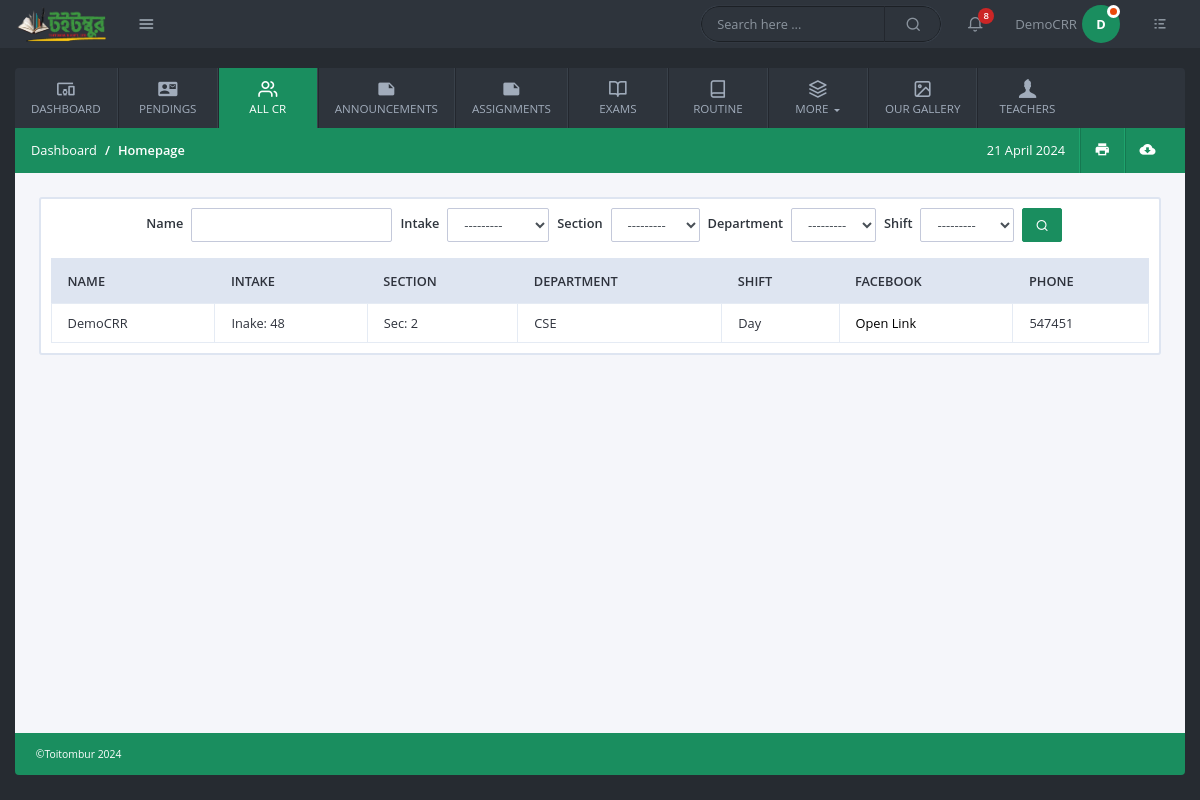
Page /all-cr-of-each-intakes/ (signed in) on the committed database.
### users/models.py (models this page shows, shortened)
class User(AbstractBaseUser, PermissionsMixin):
    email = models. EmailField (unique=True, null=False)
    is_staff = models.BooleanField(
        gettext_lazy('I am staff'),
        default=False,
    help_text = gettext_lazy('If the user is admin stuff of this site then can see admin panel')
    )
    is_active = models.BooleanField(
        gettext_lazy('account active'),
        default=True,
        help_text=gettext_lazy('A user should be treated as active. Admin can unselect this instead of deleting accounts')
    )
    ROLE_CHOICES = (
        ('admin', 'admin'),
        ('student', 'student'),
        ('teacher', 'teacher'),
        ('cr', 'cr'),
    )
    role = models.CharField(
        max_length=20,
        choices=ROLE_CHOICES,
        default='admin',
    )
    USERNAME_FIELD = 'email'
    objects = MyCustomManager()

class CommonBaseModel(models.Model):
    uid = models.UUIDField(primary_key=True, default= uuid.uuid4, editable=False)
    created_at = models.DateTimeField(auto_now_add=True)
    updated_at = models.DateTimeField(auto_now=True)
    class Meta:
        abstract = True

class Profile(CommonBaseModel):
    user = models.OneToOneField(User, on_delete=models.CASCADE, related_name='profile')
    is_approved = models.BooleanField(default=False)
    details_filled = models.BooleanField(default=False)

class CommonProfileModel(models.Model):
    uid = models.UUIDField(primary_key=True, default= uuid.uuid4, editable=False)
    account = models.OneToOneField(Profile, on_delete=models.CASCADE)
    created_at = models.DateTimeField(auto_now_add=True)
    updated_at = models.DateTimeField(auto_now=True)
    personal_id = models.CharField(unique=True, max_length=150)
    gender = models.CharField( max_length=50, choices=GENDERS, blank=True,null=True)
    image = models.FileField(upload_to="Profile_Pictures", null=True, blank=True)
    class Meta:
        abstract = True

class Student(CommonProfileModel):
    name = models.CharField(max_length=350)
    intake = models.ForeignKey(Intakes, on_delete=models.CASCADE)
    section = models.ForeignKey(Sections, on_delete=models.CASCADE)
    department = models.ForeignKey(Departments, on_delete=models.CASCADE)
    shift = models.CharField(max_length=50, choices= [("Day","day"), ("Evening", "evening")])
    is_class_cr = models.BooleanField(default=False)
    contact_number = models.PositiveIntegerField(null=True, blank=True)
    facebook_profile = models.CharField( max_length=500, null=True, blank=True)

class Sections(CommonBaseModel):
    name = models.CharField(max_length=50)
    section = models.PositiveIntegerField()
    def __str__(self):
        return f"Sec: {self.section}"

class Intakes(CommonBaseModel):
    intake = models.PositiveIntegerField()
    def __str__(self):
        return f"Inake: {self.intake}"

class Departments(CommonBaseModel):
    name = models.CharField(max_length=150)
    short_name = models.CharField(max_length=50)
    department_chairman_name = models.CharField(max_length=350)
    chairman_room = models.CharField(max_length=150, null=True, blank=True)
    def __str__(self):
        return self.short_name

### common/extra_code.py (the view)
        def warper_function(request, *args, **kwargs):
            profile = request.user.profile
            if profile.details_filled:
                if profile.is_approved:
                    if request.user.role in allowed_role:
                        return view_function(request, *args, **kwargs)
                    else:
                        return HttpResponse("WHO ARE YOU ? Not authorized person.")
                else:
                    return render(request,"pages/waiting.html")
            else:
                return redirect("last_step_of_register")

### common/extra_code.py (called while the page is built)
def allowed_users(allowed_role = []):
    def normal_function(view_function):
        def warper_function(request, *args, **kwargs):
            profile = request.user.profile
            if profile.details_filled:
                if profile.is_approved:
                    if request.user.role in allowed_role:
                        return view_function(request, *args, **kwargs)
                    else:
                        return HttpResponse("WHO ARE YOU ? Not authorized person.")
                else:
                    return render(request,"pages/waiting.html")
            else:
                return redirect("last_step_of_register")
        return warper_function
    return normal_function

### common/templatetags/custom_tags.py (called while the page is built)
@register.filter(name='add_class')
def add_class(value, arg):
    css_classes = value.field.widget.attrs.get('class', '')
    if css_classes:
        css_classes += ' ' + arg
    else:
        css_classes = arg
    value.field.widget.attrs['class'] = css_classes
    return value

### common/views.py (called while the page is built)
@login_required()
@allowed_users(allowed_role=['student', 'cr','admin','teacher'])
def all_cr(request):
    cr_students = Student.objects.filter(is_class_cr = True, account__user__role = 'cr')
    enable_filtering = StudentFilter(request.GET, queryset=cr_students)
    returning_object_with_filter = enable_filtering.qs
    context={
        "crs":returning_object_with_filter,
        "search_option":enable_filtering,
             }
    return render(request, "pages/all_cr.html",context)

### templates/pages/all_cr.html (shortened to what this page needs)
{% extends "base/base.html" %}
{% load static %}
{% load custom_tags %}
{% block content %}
<div class="table-container">
    <div class="row">
        <div class="col-sm-12 col-md-12 d-flex justify-content-center">
            <form class="d-flex flex-wrap align-items-center mb-2">
                {% for field in search_option.form %}
                <div class="form-group mb-2 me-2 d-flex align-items-center">
                    <label class="text-dark ml-2 mr-2">{{ field.label }} </label>
                    {{ field|add_class:"form-control" }}
                </div>
                {% endfor %}
                <button class="btn btn-primary mb-2 ml-2" type="submit"><i class="icon-search1"></i></button>
            </form>
        </div>
    </div>
    <div class="table-responsive">
        <table class="table custom-table m-0">
            <thead>
                <tr>
                    <th>Name</th>
                    <th>Intake</th>
                    <th>Section</th>
                    <th>Department</th>
                    <th>Shift</th>
                    <th>Facebook</th>
                    <th>Phone</th>
                </tr>
            </thead>
            <tbody>
                {% for student in crs %}
                <tr>
                    <td>{{student.name}}</td>
                    <td>{{student.intake}}</td>
                    <td>{{student.section}}</td>
                    <td>{{student.department}}</td>
                    <td>{{student.shift}}</td>
                    <td class="text-left"><a href="{{student.facebook_profile}}">Open Link</a></td>
                    <td class="text-left">{% if student.contact_number %}{{student.contact_number}}{% else %} --------- {% endif %}</td>
                </tr>
                {% endfor %}
            </tbody>
        </table>
    </div>
</div>
{% endblock content %}

### templates/base/base.html (shortened to what this page needs)
{% load static %}
<!doctype html>
<html lang="en">
	<head>
		<link rel="stylesheet" href="{% static "css/bootstrap.min.css" %}">
		<link rel="stylesheet" href="{% static "fonts/style.css" %}">
		<link rel="stylesheet" href="{% static "css/main.css" %}">
		<link rel="stylesheet" href="{% static "vendor/daterange/daterange.css" %}">
	</head>
	<body>
		<header class="header">
			<div class="logo-wrapper">
				<a href="{% url "homepage" %}" class="logo">
					<img src="{% static "img/toitombur.png" %}" alt="Dashboard" />
				</a>
				<a href="#" class="quick-links-btn" data-toggle="tooltip" data-placement="right" title="" data-original-title="Quick Links">
					<i class="icon-menu1"></i>
				</a>
			</div>
			<div class="header-items">
				<div class="custom-search">
					<input type="text" class="search-query" placeholder="Search here ...">
					<i class="icon-search1"></i>
				</div>
				<ul class="header-actions">
					<li class="dropdown">
						<a href="#" id="notifications" data-toggle="dropdown" aria-haspopup="true">
							<i class="icon-bell"></i>
							<span class="count-label">8</span>
						</a>
					</li>
					<li class="dropdown">
						<a href="#" id="userSettings" class="user-settings" data-toggle="dropdown" aria-haspopup="true">
							{% if user.role == "student" or user.role == "cr" %}
							<span class="user-name">{{user.profile.student.name}}</span>
							<span class="avatar"> {{ user.profile.student.name|slice:"0:1" }}<span class="status busy"></span></span>
							{% elif user.role == "teacher" %}
							<span class="user-name">{{user.profile.teacher.name}}</span>
							<span class="avatar"> {{ user.profile.teacher.name|slice:"0:1" }}<span class="status busy"></span></span>
							{% endif %}
						</a>
					</li>
					<li>
						<a href="#" class="quick-settings-btn" data-toggle="tooltip" data-placement="left" title="" data-original-title="Quick Settings">
							<i class="icon-list"></i>
						</a>
					</li>
				</ul>
			</div>
		</header>
		<div class="container-fluid">
			{% url "pendings" as p1x %}
			{% url "add_routine" as r1x %}
			<nav class="navbar navbar-expand-lg custom-navbar">
				<div class="collapse navbar-collapse" id="KamlaActiveNavbar">
					<ul class="navbar-nav">
						<li class="nav-item ">
							<a class="nav-link {% if request.path == '/' %}active-page{% endif %}" href="{% url "homepage" %}">
							  <i class="icon-devices_other nav-icon"></i>
							  Dashboard
							</a>
						  </li>
						  {% if user.role == 'admin' or user.role == 'cr' %}
						  <li class="nav-item">
							<a class="nav-link {% if request.path == p1x %}active-page{% endif %}" href="{% url "pendings" %}">
							  <i class="icon-contact_mail nav-icon"></i>
							  Pendings
							</a>
						  </li>
						  {% endif %}
						<li class="nav-item">
							<a class="nav-link {% if request.path == '/all-cr-of-each-intakes/' %}active-page{% endif %} " href="{% url "all_cr" %}" >
								<i class="icon-users nav-icon"></i>
								All CR
							</a>
						</li>
						<li class="nav-item">
							<a class="nav-link {% if request.path == '/all-announcements/' %}active-page{% endif %}" href="{% url "all_announcement" %}" >
								<i class="icon-note nav-icon"></i>
								Announcements
							</a>
						</li>
						<li class="nav-item">
							<a class="nav-link {% if request.path == '/all-assignments/' %}active-page{% endif %}" href="{% url "assignments" %}" >
								<i class="icon-note nav-icon"></i>
								Assignments
							</a>
						</li>
						<li class="nav-item">
							<a class="nav-link {% if request.path == '/exams/' %}active-page{% endif %}" href="{% url "exams" %}" >
								<i class="icon-book-open nav-icon"></i>
								Exams
							</a>
						</li>
						<li class="nav-item">
							<a class="nav-link {% if request.path == r1x %}active-page{% endif %}" href="{% url "add_routine" %}">
							  <i class="icon-book nav-icon"></i>
							  Routine
							</a>
						</li>
						<li class="nav-item dropdown">
							<a class="nav-link dropdown-toggle" href="#" id="dashboardsDropdown" role="button" data-toggle="dropdown" aria-haspopup="true" aria-expanded="false">
								<i class="icon-layers2 nav-icon"></i>
								More
							</a>
						</li>
						<li class="nav-item">
							<a class="nav-link" href="#" >
								<i class="icon-image nav-icon"></i>
								Our Gallery
							</a>
						</li>
						<li class="nav-item">
							<a class="nav-link" href="#" >
								<i class="icon-user nav-icon"></i>
								Teachers
							</a>
						</li>
					</ul>
				</div>
			</nav>
			<div class="main-container">
				<div class="page-header">
					<ol class="breadcrumb">
						<li class="breadcrumb-item">Dashboard</li>
						<li class="breadcrumb-item active">Homepage</li>
					</ol>
					<ul class="app-actions">
						<li>
							<a href="#" id="">
								<icon id="currentDate"></icon>
							</a>
						</li>
						<li>
							<a href="#" data-toggle="tooltip" data-placement="top" title="" data-original-title="Print">
								<i class="icon-print"></i>
							</a>
						</li>
						<li>
							<a href="#" data-toggle="tooltip" data-placement="top" title="" data-original-title="Download CSV">
								<i class="icon-cloud_download"></i>
							</a>
						</li>
					</ul>
				</div>
				<div class="content-wrapper">
					{% block content %}{% endblock content %}
				</div>
			</div>
			<footer class="main-footer">©Toitombur 2024</footer>
		</div>
	</body>
</html>

### rows in the picture
User: profile.student.name "DemoCRR", profile.student.name "D"
Intakes: form "---------"
Sections: form "---------"
Student: name "DemoCRR", intake "Inake: 48", section "Sec: 2", department "CSE", shift "Day", contact_number "547451"

### other values in the picture
{{ field.label }} "Name" "Intake" "Section" "Department" "Shift"
